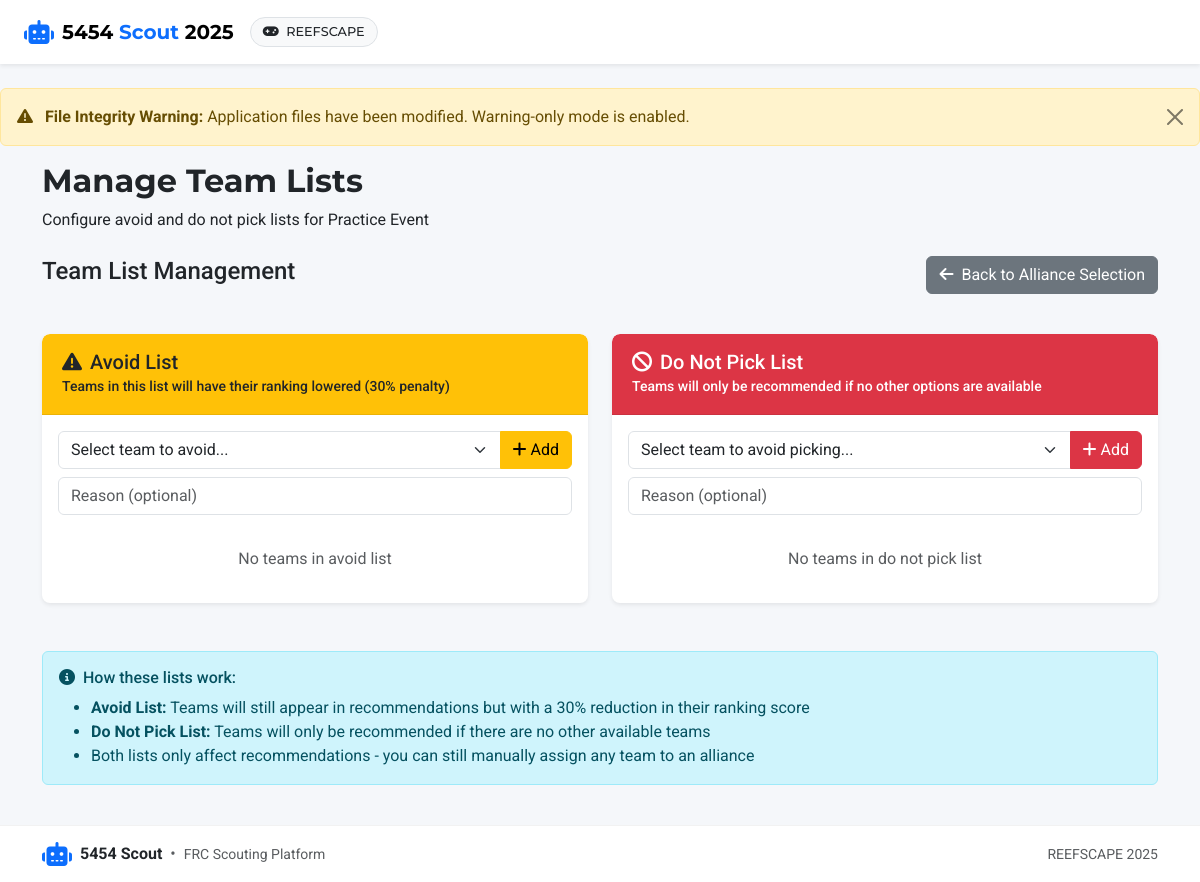
The page /alliances/manage_lists/1 on the database as committed earlier.
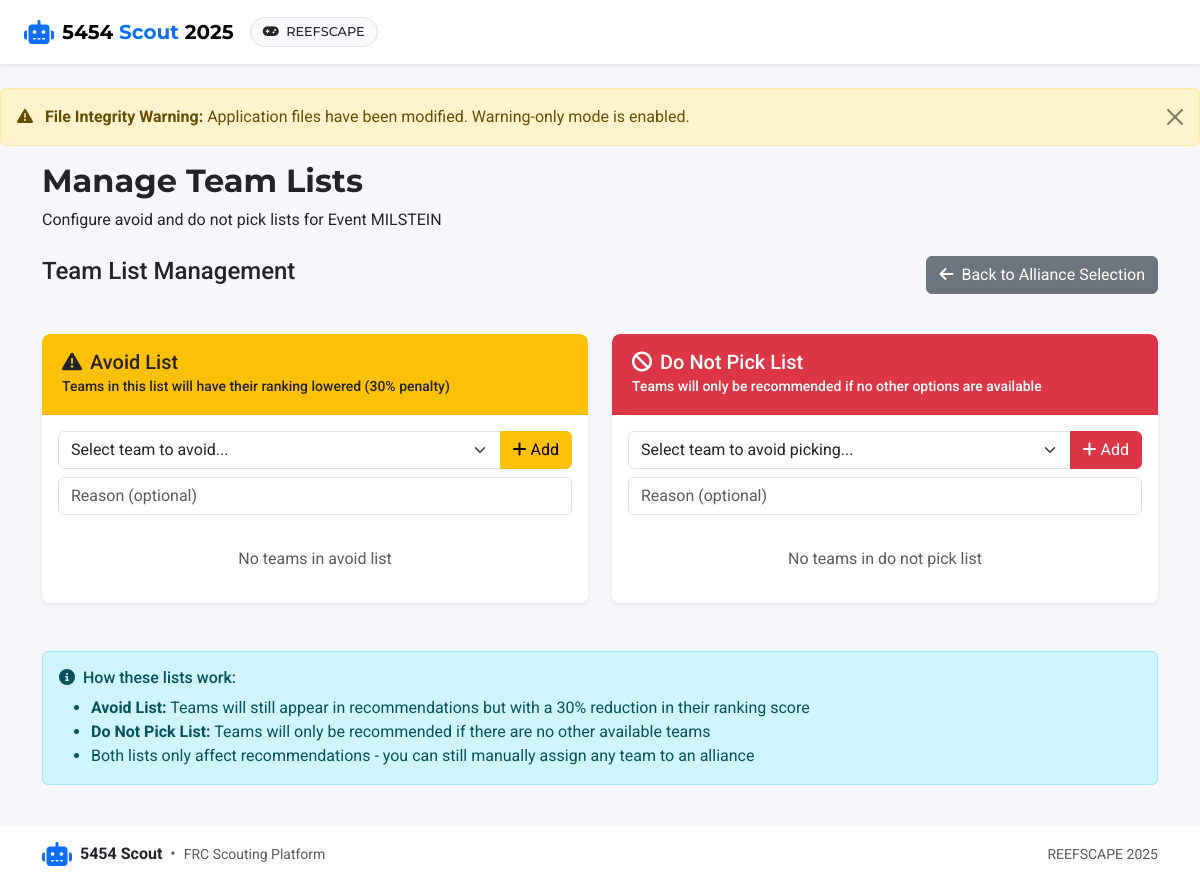
The same page on the database as committed later.
### app/models.py (models this page shows, shortened)
class Event(db.Model):
    id = db.Column(db.Integer, primary_key=True)
    name = db.Column(db.String(100), nullable=False)
    code = db.Column(db.String(20), unique=True)  # Event code like "CALA" or "NYRO"
    location = db.Column(db.String(100))
    start_date = db.Column(db.Date)
    end_date = db.Column(db.Date)
    year = db.Column(db.Integer, nullable=False)
    matches = db.relationship('Match', backref='event', lazy=True)

### app/routes/alliances.py (the view)
@bp.route('/manage_lists/<int:event_id>')
def manage_lists(event_id):
    event = Event.query.get_or_404(event_id)
    avoid_entries = AvoidEntry.query.filter_by(event_id=event_id).join(Team).all()
    do_not_pick_entries = DoNotPickEntry.query.filter_by(event_id=event_id).join(Team).all()
    all_teams = db.session.query(Team).join(
        team_event, Team.id == team_event.c.team_id
    ).filter(
        team_event.c.event_id == event_id
    ).order_by(Team.team_number).all()
    if not all_teams:
        from app.models import Match
        all_teams = db.session.query(Team).join(ScoutingData).join(
            Match, ScoutingData.match_id == Match.id
        ).filter(
            Match.event_id == event_id
        ).distinct().order_by(Team.team_number).all()
    return render_template('alliances/manage_lists.html',
                         event=event,
                         avoid_entries=avoid_entries,
                         do_not_pick_entries=do_not_pick_entries,
                         all_teams=all_teams)

### app/routes/auth.py (called while the page is built)
@bp.app_context_processor
def inject_auth_vars():
    return {
        'current_user': current_user,
        'user_has_role': lambda role: current_user.is_authenticated and current_user.has_role(role)
    }

### run.py (called while the page is built)
@app.before_request
def check_first_run():
    if not User.query.first() and request.path != '/auth/login':
        flash('Database is being initialized. Please wait...', 'info')
        return redirect(url_for('auth.login'))

### app/templates/alliances/manage_lists.html (shortened to what the changed rows need)
{% extends 'base.html' %}
{% block heading %}Manage Team Lists{% endblock %}
{% block subheading %}Configure avoid and do not pick lists for {{ event.name }}{% endblock %}

Rows that differ between the two databases and show on the page:
changed Event: name "Practice Event" → "Event MILSTEIN"
